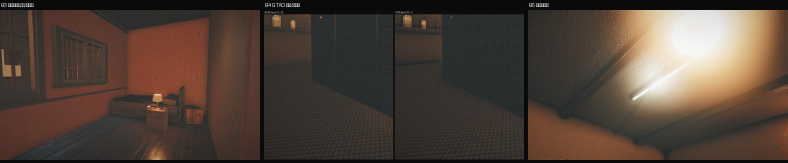
#> input picture shots/B_SUMMARY.jpg, 1576 x 326 px, given in place of sc4_0.png, which was not available (shown at 1/2 size)
$ python mk_sc6.py .
#> lines starting #> are read from the running program, lines starting #| are printed output that depends on the picture

import sys, os
from PIL import Image, ImageDraw
d = sys.argv[1]
a = Image.open(os.path.join(d,"shots","sc4_0.png")).convert("RGB")
#> a is the input picture: PIL image 1576x326 RGB; mean R, G, B 79.7, 65.5, 56.1
b = Image.open(os.path.join(d,"shots","sc4_1.png")).convert("RGB")
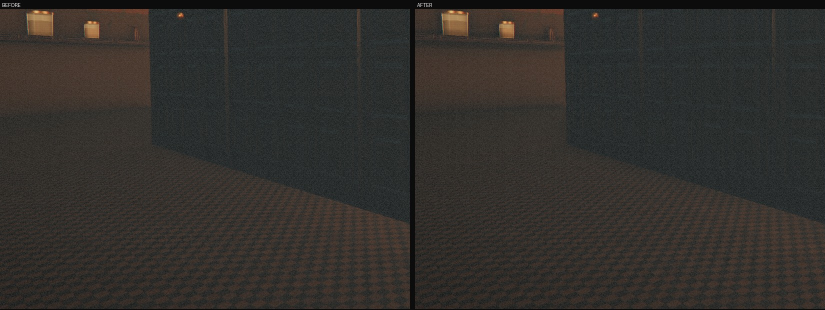
#> input picture shots/CMP_ao.jpg, 1650 x 620 px, given in place of sc4_1.png, which was not available (shown at 1/2 size)
#> b is the input picture: PIL image 1650x620 RGB; mean R, G, B 50.1, 47.4, 44
box = (660, 150, 760, 830)
crops = [a.crop(box), b.crop(box)]
w,h = crops[0].size
#> w = 100; h = 680
out = Image.new("RGB",(w*2+10,h+20),(10,10,10))
#> out: PIL image 210x700 RGB; every value is 10
out.paste(crops[0],(0,20)); out.paste(crops[1],(w+10,20))
#> after `out.paste(crops[0], (0, 20))`:
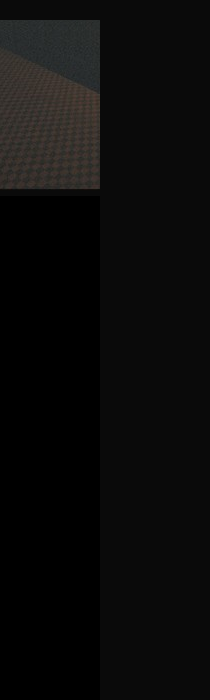
#> out: PIL image 210x700 RGB; mean R, G, B 11.4, 11.1, 10.7
#> after `out.paste(crops[1], (w + 10, 20))`:
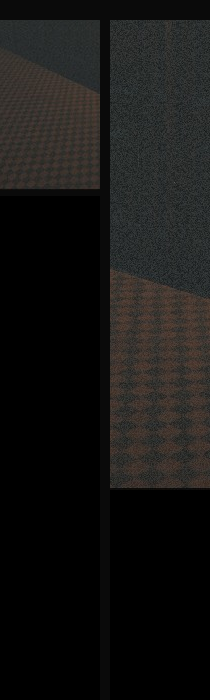
#> out: PIL image 210x700 RGB; mean R, G, B 22.7, 21.9, 20.7
dr=ImageDraw.Draw(out); dr.text((4,4),"no scratch",fill=(240,240,240)); dr.text((w+14,4),"scratch (default)",fill=(240,240,240))
out=out.resize((out.width*3,out.height*3), Image.LANCZOS)
#> out: PIL image 630x2100 RGB
out.save(os.path.join(d,"shots","scratch_final.png"))
print(out.size)
#| (630, 2100)
